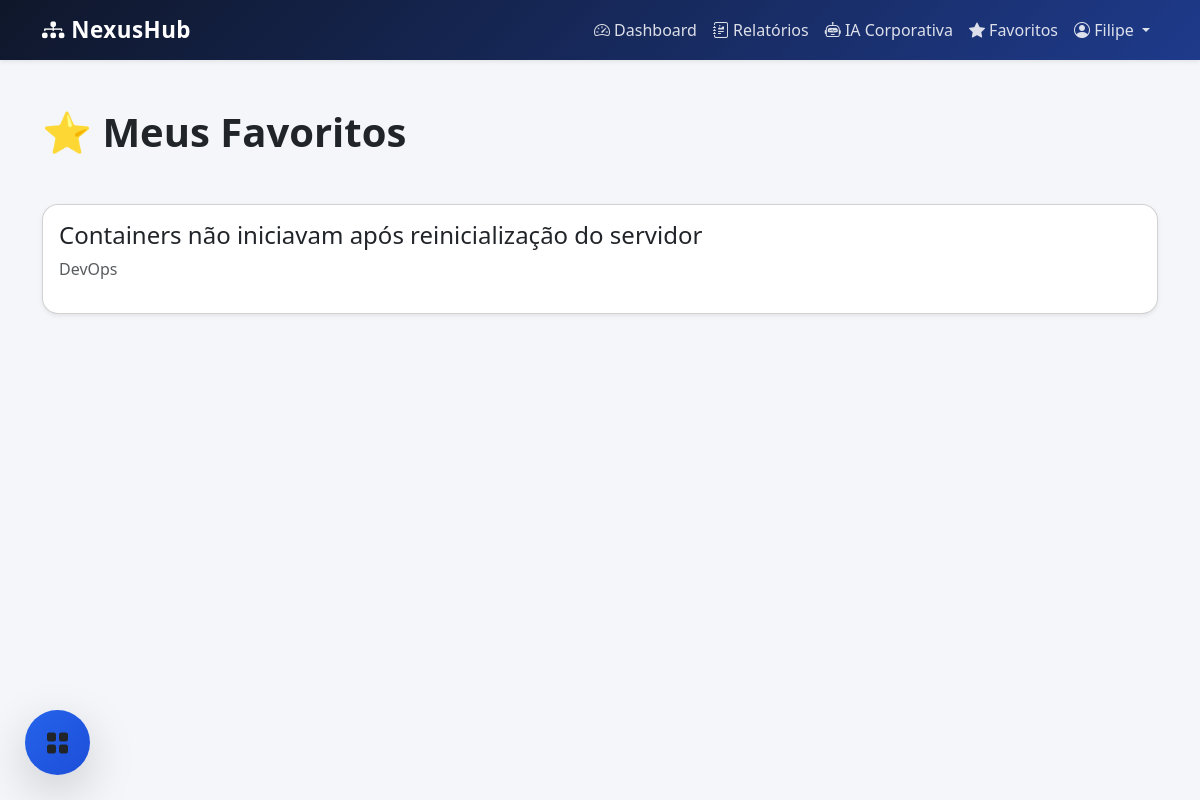
The page /favoritos/ (signed in) on the database as committed earlier.
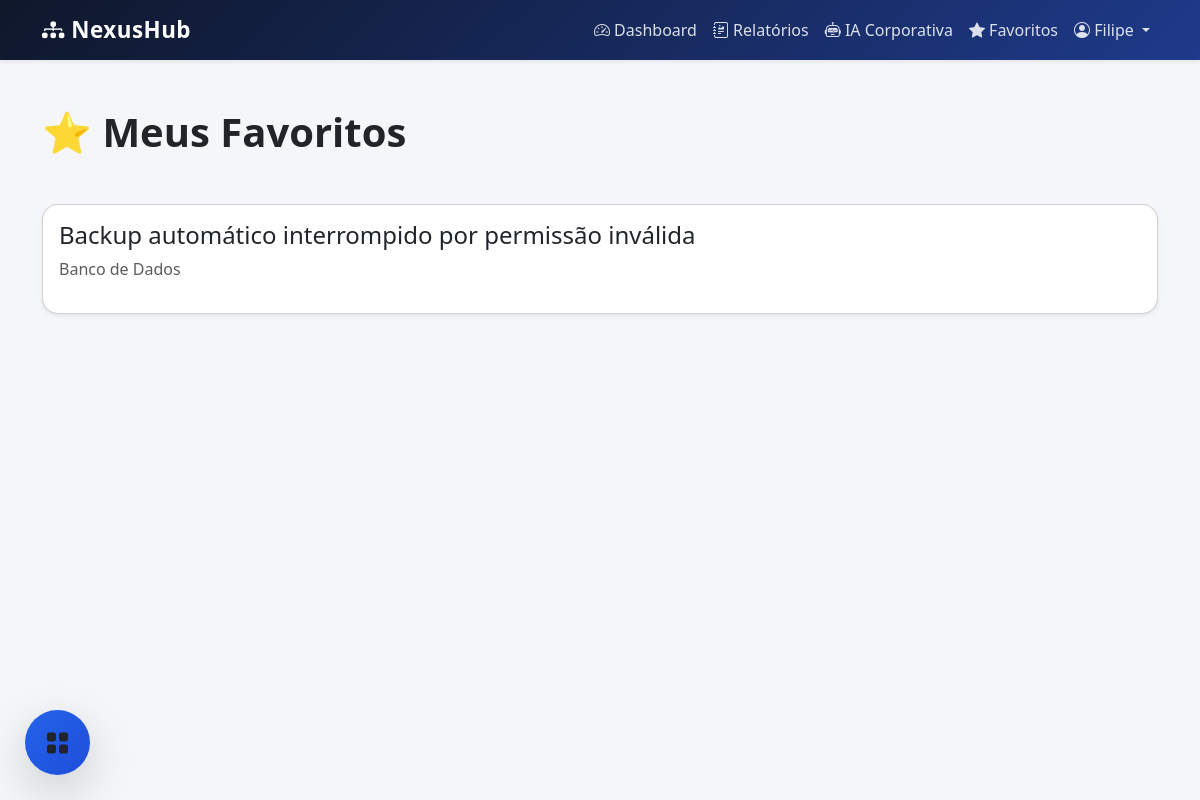
The same page on the database as committed later.
### relatorios/models.py (models this page shows, shortened)
class Favorito(models.Model):
    usuario = models.ForeignKey(
        'funcionarios.Funcionario',
        on_delete=models.CASCADE,
        related_name='favoritos'
    )
    relatorio = models.ForeignKey(
        Relatorio,
        on_delete=models.CASCADE,
        related_name='salvos'
    )
    criado_em = models.DateTimeField(
        auto_now_add=True
    )
    class Meta:
        unique_together = (
            'usuario',
            'relatorio'
        )

class Relatorio(models.Model):
    STATUS = [
        ('Aberto', 'Aberto'),
        ('Em andamento', 'Em andamento'),
        ('Resolvido', 'Resolvido')
    ]
    PRIORIDADE = [
        ('Baixa', 'Baixa'),
        ('Média', 'Média'),
        ('Alta', 'Alta'),
        ('Crítica', 'Crítica')
    ]
    autor = models.ForeignKey(
        Funcionario,
        on_delete=models.SET_NULL,
        null=True,
        blank=True
    )
    titulo = models.CharField(
        max_length=200
    )
    categoria = models.CharField(
        max_length=100
    )
    problema = models.TextField()
    solucao = models.TextField()
    resultado_final = models.TextField(
        blank=True,
        null=True
    )
    observacoes = models.TextField(
        blank=True,
        null=True
    )
    palavras_chave = models.CharField(
        max_length=300,
        blank=True,
        null=True
    )
    prioridade = models.CharField(
        max_length=20,
        blank=True,
        null=True
    )
    status = models.CharField(
        max_length=20,
        blank=True,
        null=True
    )
    tags = models.ManyToManyField(
        'Tag',
        blank=True
    )
    imagem = models.ImageField(
        upload_to='relatorios/',
        blank=True,
        null=True
    )
    criado_em = models.DateTimeField(
        auto_now_add=True
    )

### relatorios/views.py (the view)
@login_required
def meus_favoritos(request):
    funcionario = get_object_or_404(
        Funcionario,
        usuario=request.user
    )
    favoritos = Favorito.objects.filter(
        usuario=funcionario
    ).select_related(
        'relatorio'
    ).order_by(
        '-criado_em'
    )
    return render(
        request,
        'relatorios/favoritos.html',
        {
            'favoritos': favoritos
        }
    )

### templates/relatorios/favoritos.html
{% extends 'base.html' %}
{% block content %}
<div class="container py-5">
    <h1 class="fw-bold mb-5">
        ⭐ Meus Favoritos
    </h1>
    {% for favorito in favoritos %}
    <div class="card shadow-sm rounded-4 mb-4">
        <div class="card-body">
            <a href="{% url 'detalhe_relatorio' favorito.relatorio.id %}"
               class="text-decoration-none">
                <h4 class="text-dark">
                    {{ favorito.relatorio.titulo }}
                </h4>
            </a>
            <p class="text-muted">
                {{ favorito.relatorio.categoria }}
            </p>
        </div>
    </div>
    {% empty %}
    <div class="alert alert-secondary">
        Nenhum favorito salvo.
    </div>
    {% endfor %}
</div>
{% endblock %}

Rows that differ between the two databases and show on the page:
removed Favorito: relatorio.titulo "Containers não iniciavam após reinicialização do servidor", relatorio.categoria "DevOps"
added Favorito: relatorio.titulo "Backup automático interrompido por permissão inválida", relatorio.categoria "Banco de Dados"
